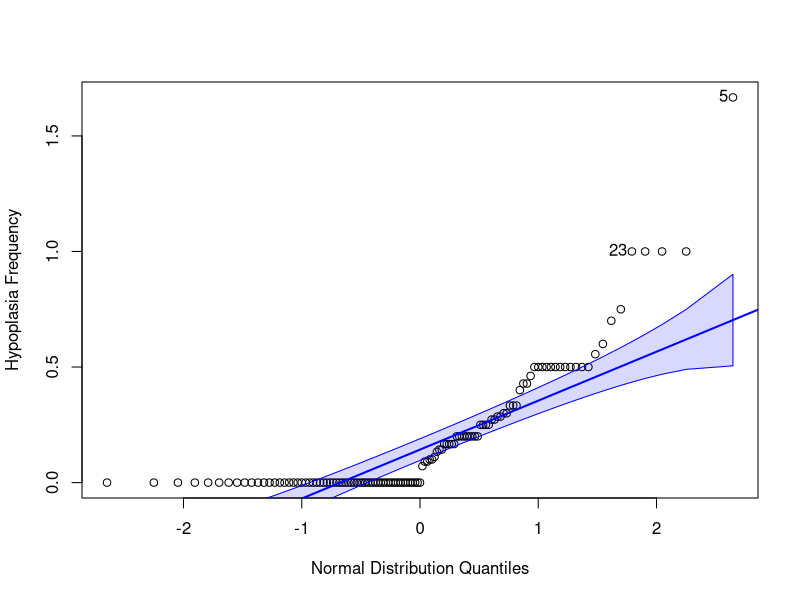
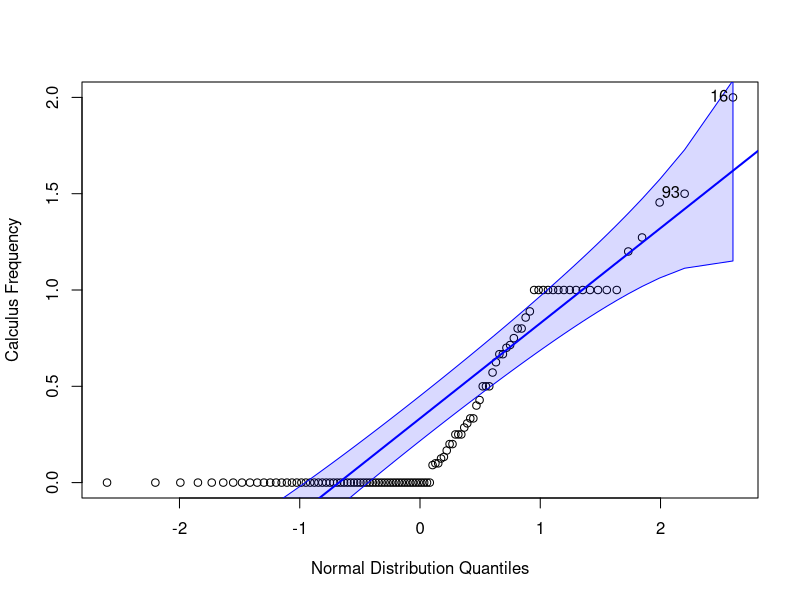
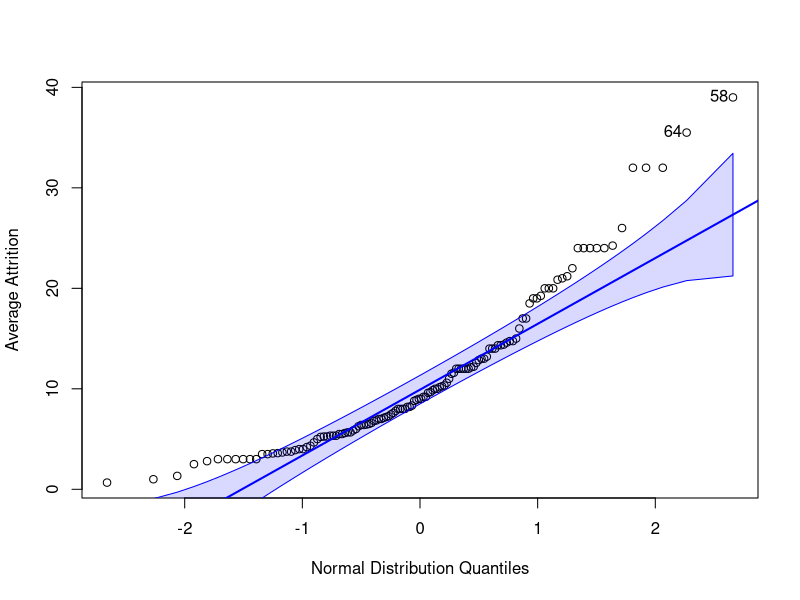

Here is the R script that generated these plots, in order: (Note: this script raises an error after producing the figures.)
library(dplyr); library(ggplot2); library(cowplot)
library(car); library(fitdistrplus); library(psych)

#read data
ryukyu <- read.csv("data-ryukyu-final-dental.csv", stringsAsFactors = TRUE)
ryukyu.co <- read.csv("data-ryukyu-final-cribra orbitalia.csv", stringsAsFactors = TRUE)

#filter by site for descriptives
kanna <- filter(ryukyu, site=="Kanna")
nagabaka <- filter(ryukyu, site=="Nagabaka")
yatchi <- filter(ryukyu, site=="Yatchi")
kanna.co <- filter(ryukyu.co, site=="Kanna")
nagabaka.co <- filter(ryukyu.co, site=="Nagabaka")
yatchi.co <- filter(ryukyu.co, site=="Yatchi")

#plot distribution of data against normal plot
#there are long tails on either end, otherwise it fits normal
#use glm
qqp(ryukyu$hypoplasia.frequency, "norm", grid=FALSE, ylab=paste("Hypoplasia Frequency"),
  xlab=paste("Normal Distribution Quantiles"))
qqp(ryukyu$calculus.frequency, "norm", grid=FALSE, ylab=paste("Calculus Frequency"),
  xlab=paste("Normal Distribution Quantiles"))
qqp(ryukyu$attrition.average, "norm", grid=FALSE, ylab=paste("Average Attrition"),
  xlab=paste("Normal Distribution Quantiles"))

#summary
sink("descriptives.txt", type="output", append=FALSE)
describe(kanna, na.rm = TRUE)
describe(nagabaka, na.rm = TRUE)
describe(yatchi, na.rm = TRUE)
describe(kanna.co, na.rm = TRUE)
describe(nagabaka.co, na.rm = TRUE)
describe(yatchi.co, na.rm = TRUE)
describeBy(kanna, group="sex", na.rm = TRUE)
describeBy(nagabaka, group="sex", na.rm = TRUE)
describeBy(yatchi, group="sex",na.rm = TRUE)
describeBy(kanna.co, group="sex",na.rm = TRUE)
describeBy(nagabaka.co, group="sex",na.rm = TRUE)
describeBy(yatchi.co, group="sex",na.rm = TRUE)
sink()

#Figure 2: Data Distribution visualizations
v1 <- ggplot(na.omit(ryukyu), aes(hypoplasia.frequency, site, color = sex, shape=sex)) +
  geom_jitter(width = .3, height = .3) +
  labs(title = "", x="Hypoplasia Frequency", y="") +
  theme_classic2()+
  theme(legend.position = "top")+
  theme(text=element_text(size=12, family="TT Times New Roman"),
        axis.text.x = element_text(color = "black", size = 12),
        axis.text.y = element_text(color = "black", size = 12))+
  scale_colour_viridis_d(begin=.15, end=0.65)

v2 <- ggplot(na.omit(ryukyu), aes(calculus.frequency, site, color = sex, shape=sex)) +
  geom_jitter(width = .3, height = .3) +
  labs(title = "", x="Calculus Frequency", y="") +
  theme_classic2()+
  theme(legend.position = "top")+
  theme(text=element_text(size=12, family="TT Times New Roman"),
        axis.text.x = element_text(color = "black", size = 12),
        axis.text.y = element_text(color = "black", size = 12))+
  scale_colour_viridis_d(begin=.15, end=0.65)

v3 <- ggplot(na.omit(ryukyu), aes(attrition.average, site, color = sex, shape=sex)) +
  geom_jitter(width = .3, height = .3) +
  theme_classic2()+
  labs(title = "", x="Average Attrition", y="") +
  theme(text=element_text(size=12, family="TT Times New Roman"),
        axis.text.x = element_text(color = "black", size = 12),
        axis.text.y = element_text(color = "black", size = 12))+
  theme(legend.position = "top") +
  scale_colour_viridis_d(begin=.15, end=0.65)

v4 <- ggplot(na.omit(ryukyu.co), aes(cribra.total, site, color = sex, shape=sex)) +
  geom_jitter(width = .3, height = .3) +
  labs(title = "", x="Cribra Orbitalia", y="") +
  theme_classic2()+
  theme(text=element_text(size=12, family="TT Times New Roman"),
        axis.text.x = element_text(color = "black", size = 12),
        axis.text.y = element_text(color = "black", size = 12))+
  theme(legend.position = "top")+
  scale_colour_viridis_d(begin=.15, end=0.65)

png("f2-data visualization.png",  units="in", width=6, height=6, res=300)
plot_grid(v1, v2, v3, v4, nrow=2)
dev.off()
